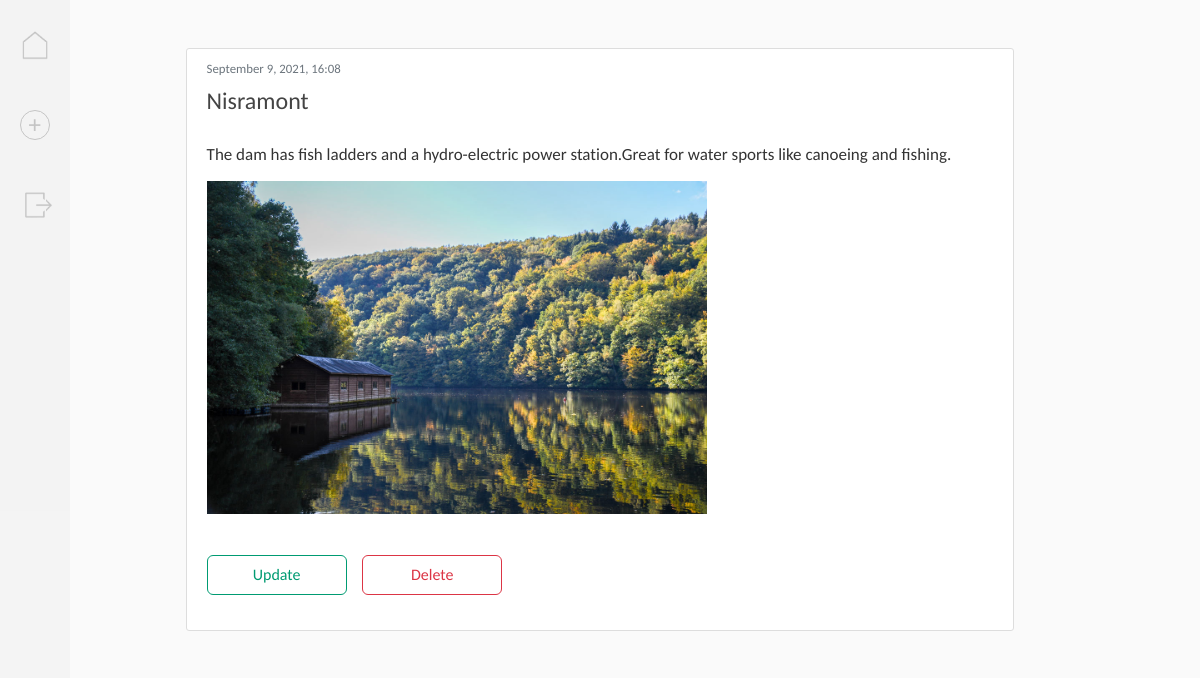
Page /post/11/ (signed in) on the committed database.
### blog/models.py (models this page shows, shortened)
class Post(models.Model):
    title = models.CharField(max_length=100)
    content = models.TextField()
    date_posted = models.DateTimeField(default=timezone.now)
    author = models.ForeignKey(User, on_delete=models.CASCADE)
    image = models.ImageField(
        default='', upload_to='images', blank=True, null=True)
    audio = models.FileField(
        default='', upload_to='audio', blank=True, null=True)

### blog/views.py (the view)
# urls.py: path('post/<int:pk>/', PostDetailView.as_view(), name='post-detail'),
class PostDetailView(LoginRequiredMixin, DetailView):
    model = Post

### blog/templates/blog/post_detail.html (shortened to what this page needs)
{% extends "blog/base.html" %}
{% block content %}
<div class="col-12" style="padding:0px;">
  <article class="content-section">
    <div>
      <div class="article-datetime">
        <p>{{ object.date_posted|date:"F j, Y, H:i" }}</p>
      </div>
      <p class="article-title">{% if object.title %}{{object.title}}{% else %}{{ object.date_posted|date:"F j, Y, H:i"
        }}{% endif %}</p>
      <p class="article-content">{{ object.content }}</p>
      {% if object.image %}<img src="{{ object.image.url}}" class="article-photo">{% endif %}
      <div class="article-buttons">
        <a class="button secondary_button short_button" href="{% url 'post-update' object.id %}">Update</a>
        <a class="button alert_button short_button" href="{% url 'post-delete' object.id %}">Delete</a>
      </div>
    </div>
  </article>
</div>
{% endblock content %}

### blog/static/blog/css/main.css (style rules this page uses)
body { background:#fafafa; color:#333333; margin-top:3rem; font-family:Calibri, Carlito, sans-serif; line-height:1.5; }
p { margin-top:0; margin-bottom:1rem; }
a, a:hover { text-decoration:none; }
article { border:0px; padding:0px; background:transparent; margin-bottom:20px; display:flex; }
article > div { flex:1; }
.article-datetime { padding-bottom:1px; margin-bottom:4px; }
.article-datetime p { font-size:80%; font-weight:400; color:#6c757d !important; margin-bottom:0px; }
.article-title { color:#444444; font-size:24px; font-weight:300; margin-top:0px; }
.article-content { margin-top:25px; font-size:17px; line-height:1.2; white-space:pre-line; margin-bottom:1rem; }
.article-photo { max-width:500px; max-height:500px; }
.article-buttons { margin-top:35px; margin-bottom:25px; }
.content-section { background: #ffffff; padding: 10px 20px; border: 1px solid #dddddd; border-radius: 3px; margin-bottom: 20px; }
.button { display:inline-block; width:170px; height:40px; margin-right:12px; border-radius:6px; font-weight:400; text-align:center; white-space:nowrap; font-size:1rem; line-height:1.5; cursor:pointer; padding:0.375rem 0.75rem; text-transform:none; overflow:visible; -webkit-transition: all 0.3s; -moz-transition: all 0.3s; transition: all 0.3s; }
.short_button { width:140px !important; }
.secondary_button { color:#009b72; border:1px solid #009b72; background-color:transparent; }
.alert_button { color:#dc3545; border:1px solid #dc3545; background-color:transparent; }

### rows in the picture
Post: date_posted "September 9, 2021, 16:08", title "Nisramont", content "The dam has fish ladders and a hydro-electric power station.Great for water sports like canoeing and fishing.", image (picture)
